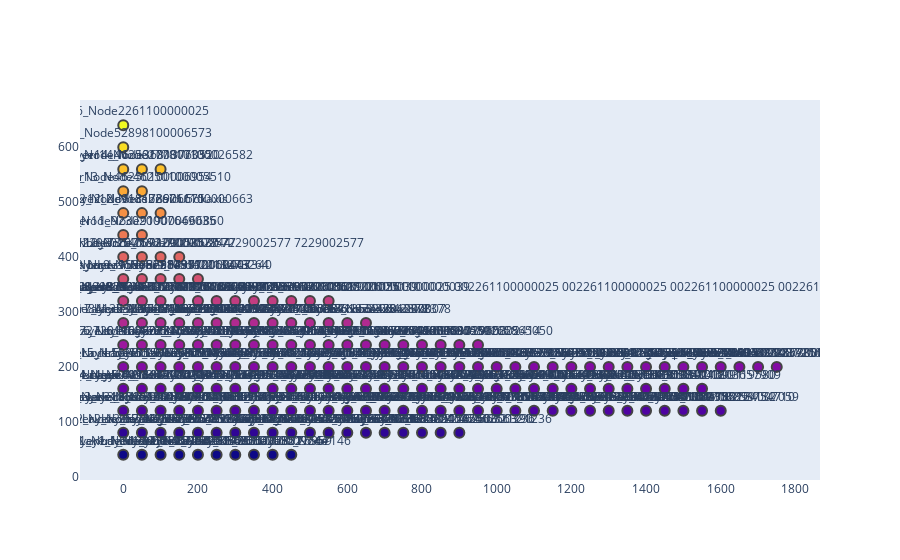

The cell this chart's notebook holds for it:
### Code cell
# Assuming df contains your data
layers = df.groupby('layer')

# Create a new NetworkX graph
G = nx.Graph()

# Dictionary to store positions for nodes
positions = {}
layer_gap = 30  # To separate the layers vertically
x_offset = 30   # Offset between nodes in the same layer

# Iterate over each layer and add nodes to the graph
for layer_num, layer_data in layers:
    # Get distinct account numbers
    distinct_accounts = layer_data['from_account_no'].unique()
    
    # Add nodes for each account number in this layer
    for i, account_no in enumerate(distinct_accounts):
        node_id = f'Layer{layer_num}_Node{account_no}'
        G.add_node(node_id, layer=layer_num)
        
        # Set the position of the node
        positions[node_id] = (i * x_offset, layer_num * layer_gap)

# Create Plotly traces for the graph visualization
edge_trace = go.Scatter(
    x=[], y=[], line=dict(width=1, color='#888'),
    hoverinfo='none', mode='lines')

node_trace = go.Scatter(
    x=[], y=[], text=[], mode='markers+text',
    hoverinfo='text', textposition='top center',
    marker=dict(
        showscale=False,
        color=[],
        size=20,
        line_width=2))

# Add nodes to the Plotly trace
for node in G.nodes():
    x, y = positions[node]
    node_trace['x'] += (x,)
    node_trace['y'] += (y,)
    node_trace['text'] += (node,)
    node_trace['marker']['color'] += (G.nodes[node]['layer'],)

# Create the Plotly layout
layout = go.Layout(
    showlegend=False,
    hovermode='closest',
    height = 1200,
    xaxis=dict(showgrid=False, zeroline=False),
    yaxis=dict(showgrid=False, zeroline=False)
)

# Create the final figure
fig = go.Figure(data=[edge_trace, node_trace], layout=layout)

# Show the plot
fig.show()

### Figure 1 — Plotly figure (JSON) as saved in the notebook; plotly's stock layout.template omitted (floating-point values rounded to 4 significant figures; data arrays with more than 128 entries replaced by an {"elided": "..."} marker saying what was removed)
{"data": [{"hoverinfo": "none", "line": {"color": "#888", "width": 1}, "mode": "lines", "type": "scatter", "x": [], "y": []}, {"hoverinfo": "text", "marker": {"color": {"elided": "197 int values"}, "line": {"width": 2}, "showscale": false, "size": 10}, "mode": "markers+text", "text": {"elided": "197 str values"}, "textposition": "top center", "type": "scatter", "x": {"elided": "197 int values"}, "y": {"elided": "197 int values"}}], "layout": {"autosize": true, "hovermode": "closest", "showlegend": false, "xaxis": {"autorange": true, "range": [-111.8, 1862.0], "showgrid": false, "type": "linear", "zeroline": false}, "yaxis": {"autorange": true, "range": [3.784, 676.2], "showgrid": false, "type": "linear", "zeroline": false}}}
